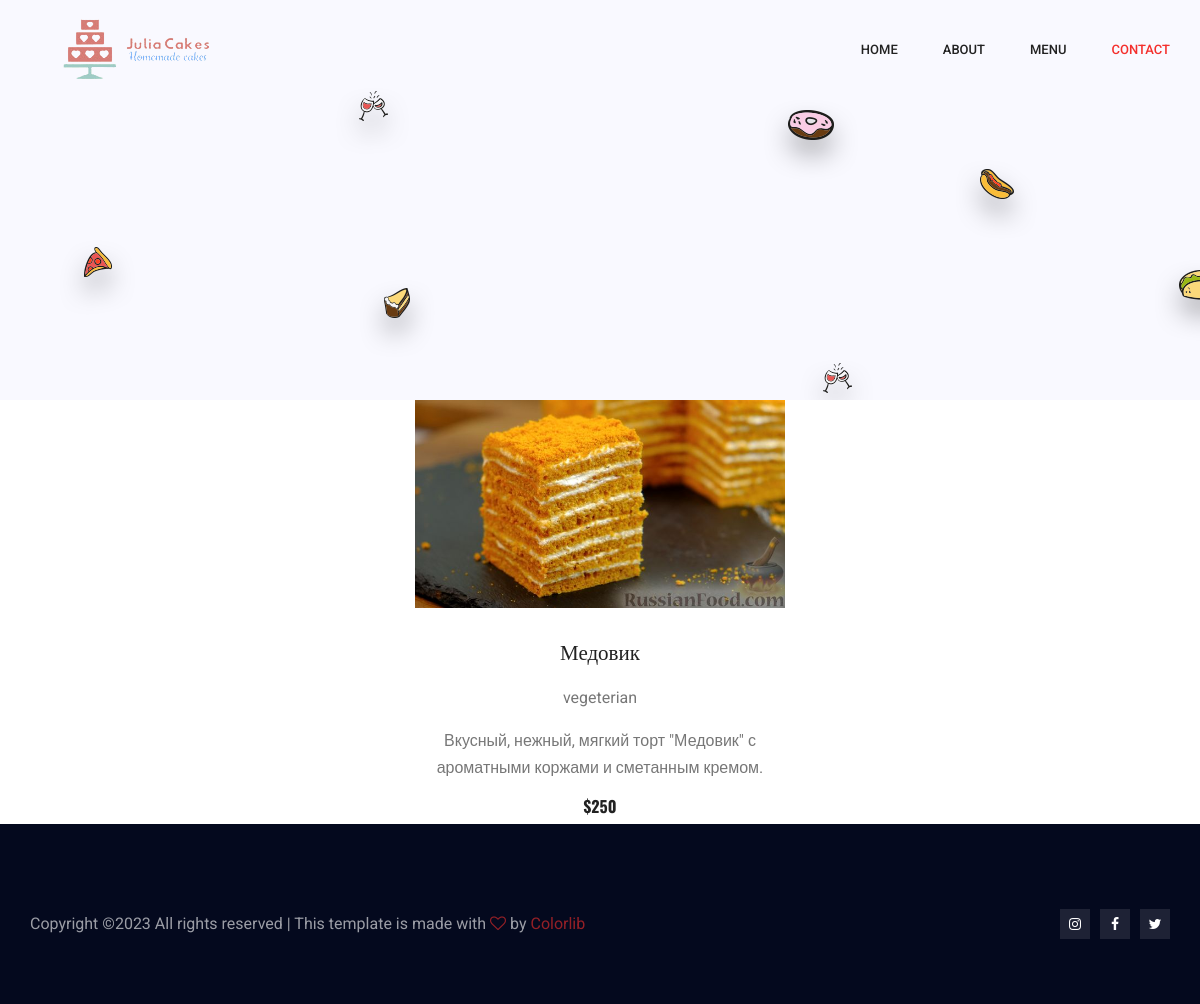
The page /cake_detail/4 on the database its author committed.
### main/models.py (models this page shows, shortened)
class Cakes(models.Model):
    VEGETERIAN_CHOISE = [
        ('vegeterian', 'For Vegeterian'),
        ('non_vegeterian', ' No Vegeterian'),
    ]
    title = models.CharField(max_length=100)
    composition = models.CharField(max_length=100)
    layer_number = models.PositiveIntegerField()
    vegetarion_type = models.CharField(max_length=14, choices=VEGETERIAN_CHOISE)
    rating = models.IntegerField(validators=[
        MinValueValidator(0),
        MaxValueValidator(5),
    ])
    price = models.PositiveIntegerField()
    photo = models.ImageField(upload_to='')
    class Meta:
        verbose_name = "Торт"
        verbose_name_plural = "Торты"

### main/views.py (the view)
# urls.py: path('cake_detail/<int:pk>', cake_detail, name='cake_detail'),
def cake_detail(request, pk):
    cake = Cakes.objects.get(pk=pk)
    context = {
        'cake': cake,
    }
    return render(request, 'main/cake_detail.html', context)

### main/context_processors.py (called while the page is built)
def user(request):
    return {'user': get_user(request)}

### main/templates/main/cake_detail.html (shortened to what this page needs)
{% load static %}
{% load bootstrap4 %}
<!doctype html>
<html lang="en">
<head>
    <link rel="stylesheet" href="../../static/main/css/bootstrap.css">
    <link rel="stylesheet" href="../../static/main/vendors/linericon/style.css">
    <link rel="stylesheet" href="../../static/main/css/font-awesome.min.css">
    <link rel="stylesheet" href="../../static/main/vendors/owl-carousel/owl.carousel.min.css">
    <link rel="stylesheet" href="../../static/main/vendors/lightbox/simpleLightbox.css">
    <link rel="stylesheet" href="../../static/main/vendors/nice-select/css/nice-select.css">
    <link rel="stylesheet" href="../../static/main/vendors/animate-css/animate.css">
    <link rel="stylesheet" href="../../static/main/css/style.css">
    <link rel="stylesheet" href="../../static/main/css/responsive.css"></head>
<body>
    <header class="header_area">
        <div class="main_menu">
            <nav class="navbar navbar-expand-lg navbar-light">
                <div class="container">
                    <a class="navbar-brand logo_h" href="{% url 'main:home' %}">
                        <img class="logo-1" src="../../static/main/img/logo.png" alt="">
                    </a>
                    <div class="collapse navbar-collapse offset" id="navbarSupportedContent">
                        <ul class="nav navbar-nav menu_nav ml-auto">
                            <li class="nav-item"><a class="nav-link" href="{% url 'main:home' %}">Home</a></li>
                            <li class="nav-item"><a class="nav-link" href="{% url 'main:about-us' %}">About</a></li>
                            <li class="nav-item"><a class="nav-link" href="{% url 'main:menu' %}">Menu</a></li>
                            <li class="nav-item active"><a class="nav-link" href="{% url 'main:contact' %}">Contact</a></li>
                        </ul>
                    </div>
                </div>
            </nav>
        </div>
    </header>
    <section class="banner_area">
        <div class="banner_inner d-flex align-items-center">
            <div class="shape shape1"></div>
            <div class="shape shape2"></div>
            <div class="shape shape3"></div>
            <div class="shape shape4"></div>
            <div class="shape shape5"></div>
            <div class="shape shape6"></div>
            <div class="shape shape7"></div>
        </div>
    </section>
    <div class="row2">
        <div class="single_dish col-lg-4 col-md-6 text-center">
            <div class="thumb">
                <img class="img-fluid" src="{{cake.photo.url}}" alt="">
            </div>
            <h4>{{ cake.title }}</h4>
            <p>{{ cake.vegetarion_type}}</p>
            <p>{{ cake.composition}}</p>
            <h5 class="price">${{ cake.price }}</h5>
        </div>
    </div>
    <footer class="footer-area p_60" style="padding-bottom: 65px;">
        <div class="container">
            <div class="row footer-bottom d-flex justify-content-between align-items-center">
                <p class="col-lg-8 col-md-8 footer-text m-0">
Copyright &copy;<script>document.write(new Date().getFullYear());</script> All rights reserved | This template is made with <i class="fa fa-heart-o" aria-hidden="true"></i> by <a href="https://colorlib.com" target="_blank">Colorlib</a>
</p>
				<div class="col-lg-4 col-md-4 footer-social">
					<a href="https://www.instagram.com/julia.cakes_/"><i class="fa fa-instagram"></i></a>
					<a href="#"><i class="fa fa-facebook"></i></a>
					<a href="#"><i class="fa fa-twitter"></i></a>
				</div>
            </div>
        </div>
    </footer>
</body>
</html>

### rows shown on the page
Cakes: photo (picture), title "Медовик", vegetarion_type "vegeterian", composition "Вкусный, нежный, мягкий торт \"Медовик\" с ароматными коржами и сметанным кремом.", price "250"
